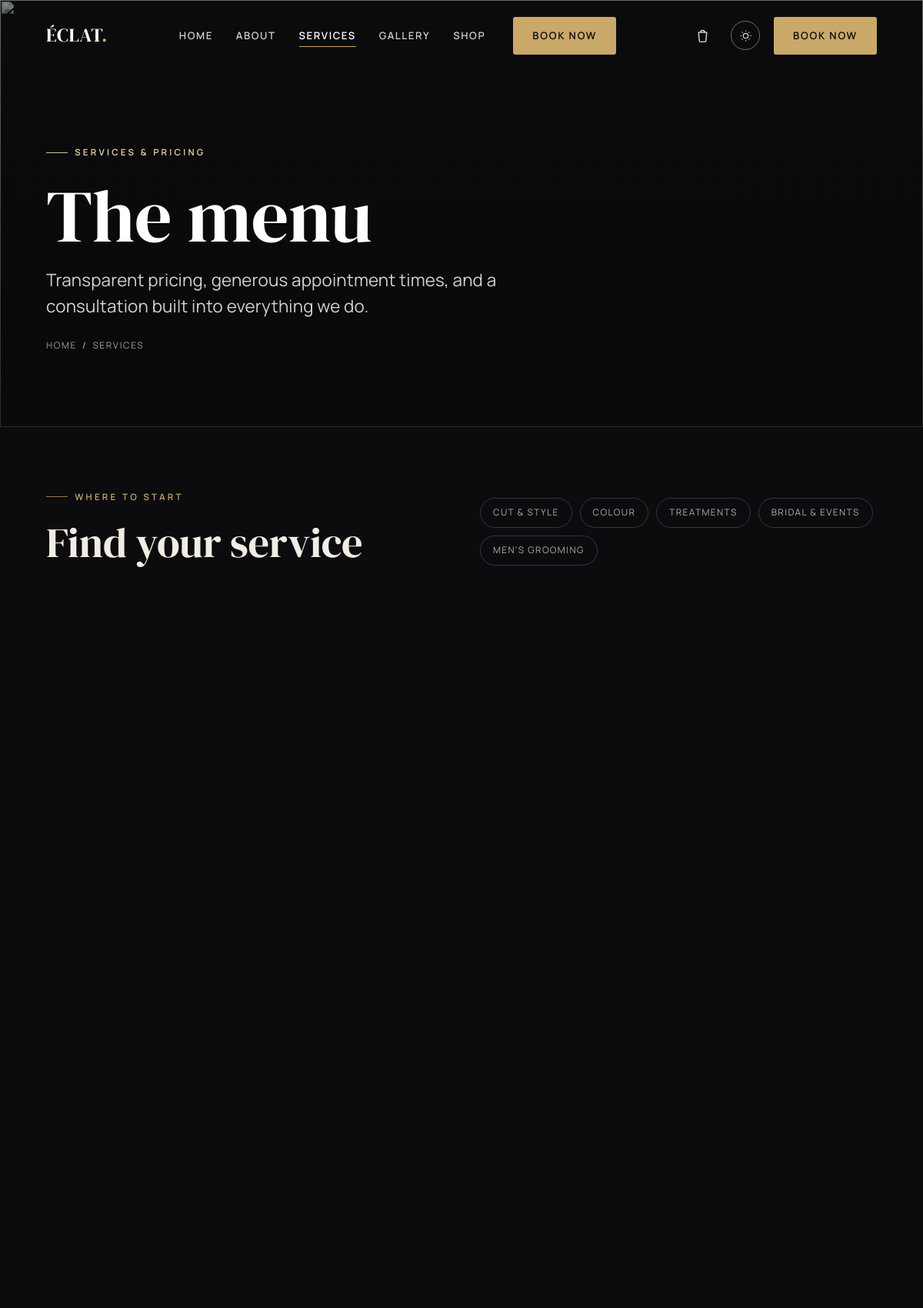
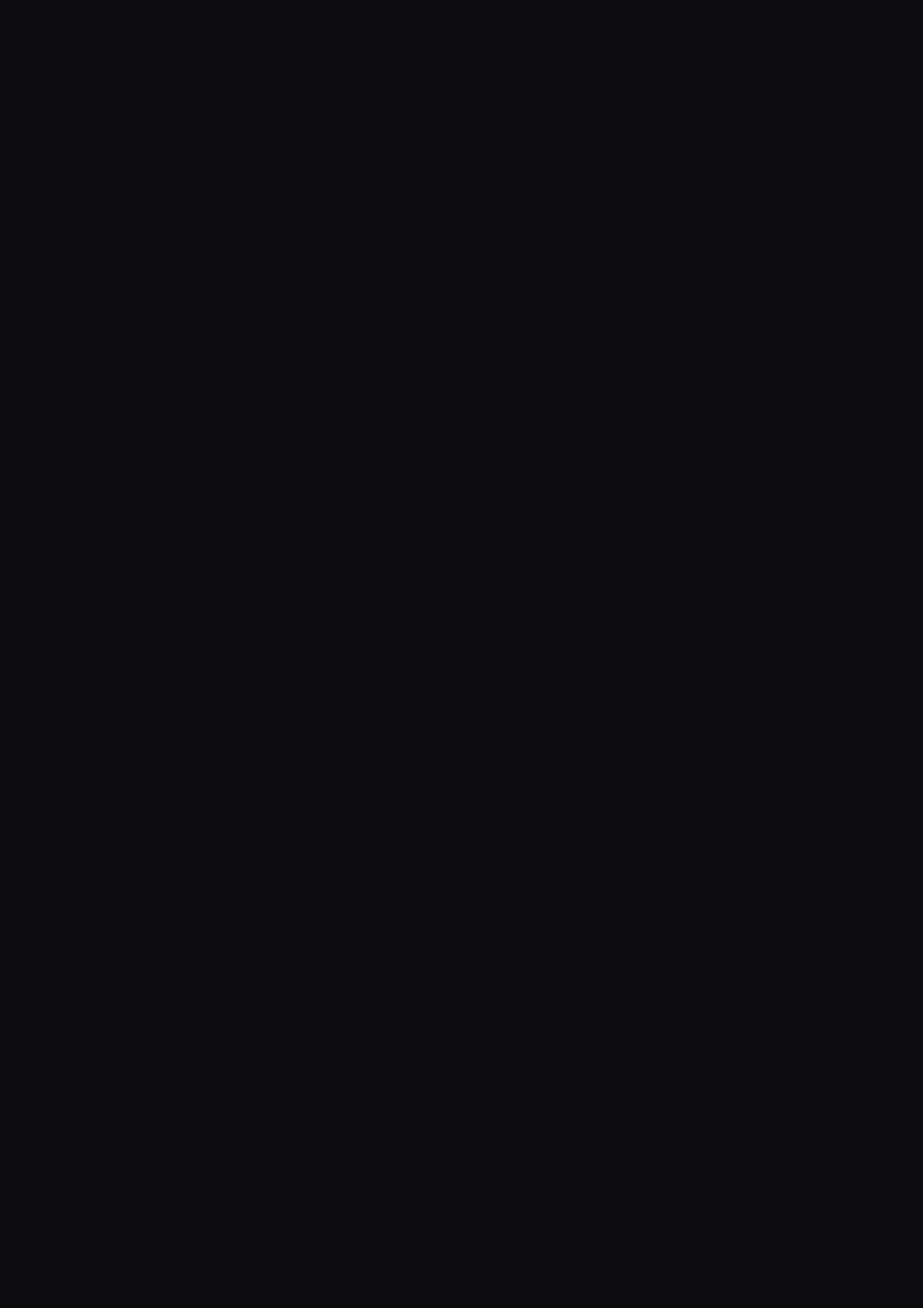
/services (upper part), run on the app's committed database (2 pictures, top to bottom).
### tables this page shows
CREATE TABLE service_categories (
    id         INT AUTO_INCREMENT PRIMARY KEY,
    name       VARCHAR(80)  NOT NULL,
    slug       VARCHAR(80)  NOT NULL UNIQUE,
    blurb      VARCHAR(255) NOT NULL DEFAULT '',
    sort_order INT          NOT NULL DEFAULT 0
);

### app/controllers/services.php (called while the page is built)
<?php
render('services', [
    'title'  => 'Services & Pricing — ' . get_setting('site_name_full'),
    'meta'   => 'Transparent pricing for cuts, colour, treatments, bridal and men\'s grooming at ' . get_setting('site_name') . '.',
    'active' => 'services',
    'css'    => ['services'],
    'menu'   => get_menu(),
]);

### public/index.php (called while the page is built, shortened)
<?php
$routes = require APP_PATH . '/routes.php';
$uri  = parse_url($_SERVER['REQUEST_URI'] ?? '/', PHP_URL_PATH) ?? '/';
if (BASE_URL !== '') {
    if ($uri === BASE_URL) {
        $uri = '/';
    } elseif (str_starts_with($uri, BASE_URL . '/')) {
        $uri = substr($uri, strlen(BASE_URL));
    }
}
$path = '/' . trim($uri, '/');
$controller = $routes[$path] ?? null;
if ($controller === null) {
    http_response_code(404);
    $controller_file = APP_PATH . '/controllers/not_found.php';
} else {
    $controller_file = APP_PATH . '/controllers/' . $controller . '.php';
}
require $controller_file;

### app/models/services.php (called while the page is built, shortened)
<?php
function get_service_categories(): array {
    return q('SELECT id, name, slug, blurb FROM service_categories
              ORDER BY sort_order ASC');
}
function get_services(): array {
    return q('SELECT s.*, c.name AS category_name, c.slug AS category_slug
              FROM services s
              JOIN service_categories c ON c.id = s.category_id
              WHERE s.is_active = 1
              ORDER BY c.sort_order ASC, s.sort_order ASC');
}
function get_menu(): array {
    $menu = [];
    foreach (get_service_categories() as $cat) {
        $cat['items'] = [];
        $menu[$cat['id']] = $cat;
    }
    foreach (get_services() as $svc) {
        if (isset($menu[$svc['category_id']])) {
            $menu[$svc['category_id']]['items'][] = $svc;
        }
    }
    return array_values($menu);
}

### app/database.php (called while the page is built, shortened)
<?php
function db(): PDO {
    static $pdo = null;
    if ($pdo instanceof PDO) {
        return $pdo;
    }
    $opts = [
        PDO::ATTR_ERRMODE            => PDO::ERRMODE_EXCEPTION,
        PDO::ATTR_DEFAULT_FETCH_MODE => PDO::FETCH_ASSOC,
        PDO::ATTR_EMULATE_PREPARES   => false,
    ];
    try {
        if (DB_DRIVER === 'sqlite') {
            $pdo = new PDO('sqlite:' . DB_SQLITE_PATH, null, null, $opts);
            $pdo->exec('PRAGMA foreign_keys = ON');
        } else {
            $dsn = sprintf('mysql:host=%s;port=%s;dbname=%s;charset=utf8mb4',
                DB_HOST, DB_PORT, DB_NAME);
            $pdo = new PDO($dsn, DB_USER, DB_PASS, $opts);
        }
    } catch (PDOException $ex) {
        http_response_code(500);
        exit(APP_DEBUG
            ? 'Database connection failed: ' . $ex->getMessage()
            : 'The site is temporarily unavailable. Please try again shortly.');
    }
    return $pdo;
}
function q(string $sql, array $params = []): array {
    $stmt = db()->prepare($sql);
    $stmt->execute($params);
    return $stmt->fetchAll();
}

### app/views/pages/services.php (the view, shortened to what this page needs)
<section class="page-hero">
    <div class="page-hero-bg"><img src="<?= e(url('assets/img/hero/services-hero.jpg')) ?>" alt="" aria-hidden="true"></div>
    <div class="container">
        <span class="eyebrow">Services &amp; pricing</span>
        <h1>The menu</h1>
        <p class="lede">Transparent pricing, generous appointment times, and a consultation built into everything we do.</p>
        <div class="breadcrumb"><a href="<?= e(url('')) ?>">Home</a><span class="sep">/</span>Services</div>
    </div>
</section>
<section class="section">
    <div class="container">
        <div class="svc-intro reveal">
            <div>
                <span class="eyebrow">Where to start</span>
                <h2 style="margin-top:22px">Find your service</h2>
            </div>
            <nav class="svc-jump" aria-label="Service categories">
                <?php foreach ($menu as $cat): ?>
                    <a href="#cat-<?= e($cat['slug']) ?>"><?= e($cat['name']) ?></a>
                <?php endforeach; ?>
            </nav>
        </div>
    </div>
</section>

### public/assets/css/base/tokens.css (style rules this page uses)
:root { --font-display: "DM Serif Display", Georgia, "Times New Roman", serif; --font-body: "Manrope", system-ui, -apple-system, Segoe UI, Roboto, sans-serif; --fs-eyebrow: 0.72rem; --fs-body: 1.02rem; --fs-lead: clamp(1.12rem, 0.6rem + 1.1vw, 1.4rem); --h4: clamp(1.05rem, 0.9rem + 0.6vw, 1.3rem); --h3: clamp(1.4rem, 1rem + 1.4vw, 2rem); --h2: clamp(2.05rem, 1.2rem + 3.4vw, 3.4rem); --h1: clamp(2.9rem, 1.2rem + 7vw, 6rem); --container: 1220px; --container-narrow: 880px; --gutter: clamp(20px, 5vw, 64px); --section-y: clamp(60px, 6vw, 104px); --radius: 3px; --radius-lg: 6px; --ease: cubic-bezier(0.2, 0.6, 0.2, 1); --dur: 0.65s; --dur-fast: 0.28s; }
:root, [data-theme="dark"] { --bg: #0c0b0e; --bg-2: #131116; --bg-3: #1b181f; --text: #f2ede4; --text-2: #b3aca1; --text-3: #7d766c; --line: #29242f; --line-2: #3a3442; --accent: #c9a86a; --accent-2: #e2c993; --accent-ink: #0c0b0e; --overlay: linear-gradient(180deg, rgba(8,7,10,0.25) 0%, rgba(8,7,10,0.72) 100%); --shadow: 0 24px 60px -28px rgba(0,0,0,0.7); --img-filter: grayscale(0.15) contrast(1.02); }

### public/assets/css/base/typography.css (style rules this page uses)
body { font-family: var(--font-body); font-size: var(--fs-body); font-weight: 400; color: var(--text); background: var(--bg); letter-spacing: 0.01em; transition: background var(--dur-fast) var(--ease), color var(--dur-fast) var(--ease); }
h1, h2, h3, h4 { font-family: var(--font-display); font-weight: 400; line-height: 1.06; letter-spacing: -0.005em; color: var(--text); }
h1 { font-size: var(--h1); font-weight: 400; }
h2 { font-size: var(--h2); }
p { color: var(--text-2); }
.eyebrow { font-family: var(--font-body); font-size: var(--fs-eyebrow); font-weight: 600; letter-spacing: 0.28em; text-transform: uppercase; color: var(--accent); display: inline-flex; align-items: center; gap: 0.8em; }
.eyebrow::before { content: ""; width: 28px; height: 1px; background: var(--accent); opacity: 0.7; }
.lede { font-size: var(--fs-lead); line-height: 1.5; color: var(--text-2); }

### public/assets/css/components/layout.css (style rules this page uses)
.container { width: 100%; max-width: var(--container); margin-inline: auto; padding-inline: var(--gutter); }
.section { padding-block: var(--section-y); }
.reveal { opacity: 0; transform: translateY(22px); transition: opacity var(--dur) var(--ease), transform var(--dur) var(--ease); transition-delay: var(--d, 0s); }
.reveal.is-visible { opacity: 1; transform: none; }

### public/assets/css/components/hero.css (style rules this page uses)
.page-hero { position: relative; padding-top: 180px; padding-bottom: clamp(60px, 8vw, 110px); overflow: hidden; }
.page-hero-bg { position: absolute; inset: 0; z-index: -2; }
.page-hero-bg img { width: 100%; height: 100%; object-fit: cover; filter: grayscale(0.5) brightness(0.7); }
.page-hero-bg::after { content: ""; position: absolute; inset: 0; background: var(--overlay); }
.page-hero h1 { color: #fff; max-width: 18ch; }
.page-hero .eyebrow { color: #edd6a6; margin-bottom: 22px; }
.page-hero .eyebrow::before { background: #edd6a6; opacity: 0.9; }
.page-hero .lede { color: rgba(255,255,255,0.82); max-width: 52ch; margin-top: 0.7em; }
.breadcrumb { margin-top: 26px; font-size: 0.74rem; letter-spacing: 0.14em; text-transform: uppercase; color: rgba(255,255,255,0.6); }
.breadcrumb .sep { margin-inline: 0.6em; color: var(--accent-2); }

### public/assets/css/pages/services.css (style rules this page uses)
.svc-intro { display: grid; grid-template-columns: 1fr 1fr; gap: 48px; align-items: end; margin-bottom: clamp(40px, 5vw, 72px); }
.svc-jump { display: flex; flex-wrap: wrap; gap: 10px; }
.svc-jump a { font-size: 0.74rem; letter-spacing: 0.12em; text-transform: uppercase; color: var(--text-2); border: 1px solid var(--line-2); padding: 9px 16px; border-radius: 40px; transition: color var(--dur-fast) var(--ease), border-color var(--dur-fast) var(--ease); }

### data on the page
service_categories: name "CUT & STYLE"
service_categories: name "COLOUR"
service_categories: name "TREATMENTS"
service_categories: name "BRIDAL & EVENTS"
service_categories: name "MEN'S GROOMING"

### other printed values
get_setting('site_name') "ÉCLAT"
$label "HOME"
$label "ABOUT"
$label "SERVICES"
$label "GALLERY"
$label "SHOP"
